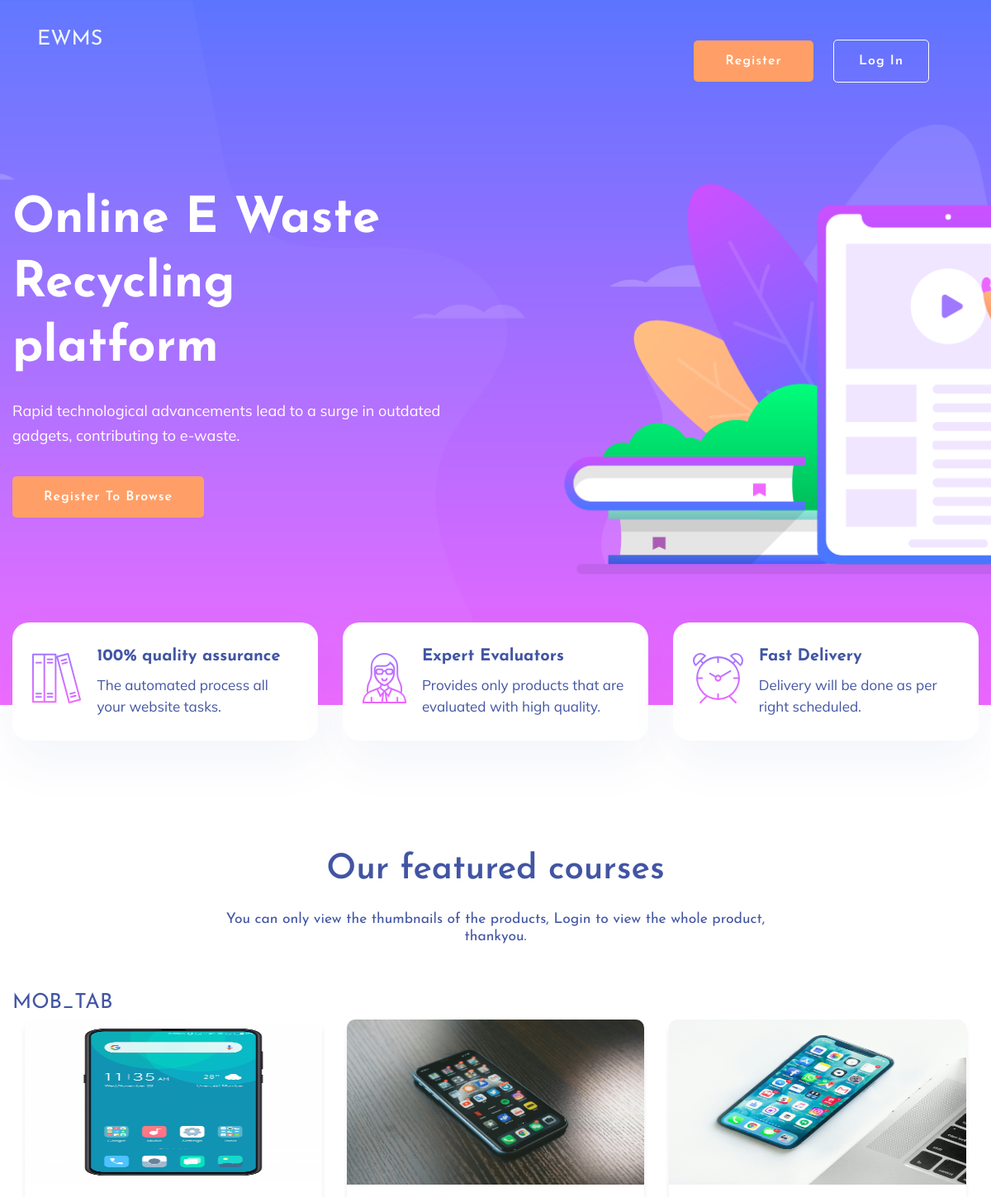
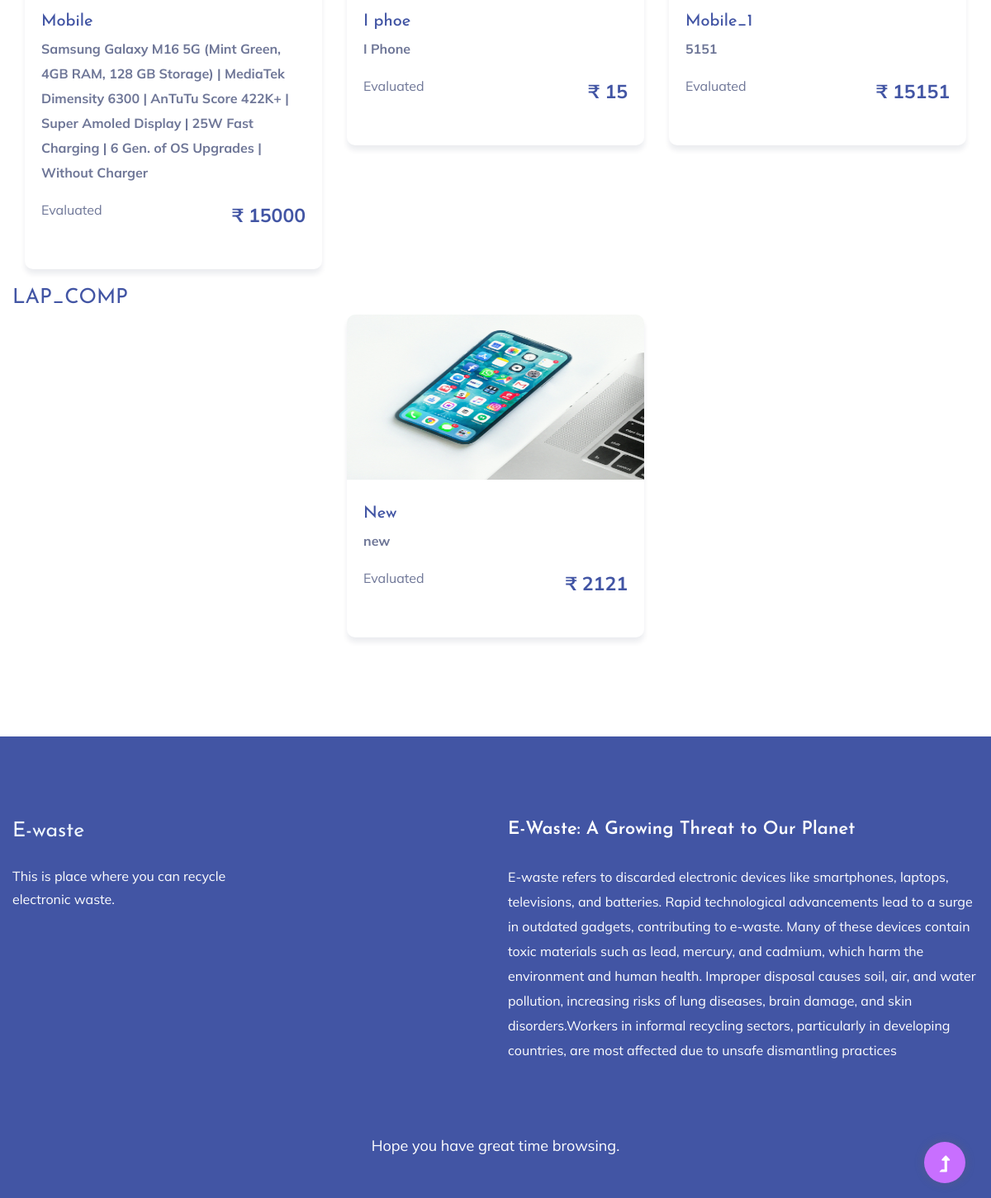
The page / on the database its author committed (2 pictures, top to bottom).
### events/models.py (models this page shows, shortened)
class product(models.Model):
    product_id = models.BigAutoField(primary_key=True, auto_created=True)
    product_seller = models.ForeignKey(userFull, on_delete=models.CASCADE)
    product_name = models.CharField(max_length=100, null=True)
    product_category = models.CharField(max_length=10, choices=PRODUCT_CATEGORIES, default='OTH')
    product_description = models.CharField(max_length=5000)
    product_image_1 = models.ImageField(upload_to='product_photos/', null=True, blank=True)
    product_image_2 = models.ImageField(upload_to='product_photos/', null=True, blank=True)
    product_image_3 = models.ImageField(upload_to='product_photos/', null=True, blank=True)
    product_image_4 = models.ImageField(upload_to='product_photos/', null=True, blank=True)
    product_bought_price = models.IntegerField(null=True, default=0)
    product_bought_date = models.DateTimeField(null=True, blank=True)
    product_evaluation_status = models.IntegerField(null=True, default=0)
    product_evaluation_score = models.IntegerField(null=True, default=0)
    product_discount = models.IntegerField(default=0)
    product_sell_price = models.IntegerField(default=0)
    product_sold = models.IntegerField(default=0)
    product_onDelivery = models.IntegerField(default=0)
    class Meta:
        db_table = 'Product'

### events/views.py (the view)
# urls.py: path('', views.index, name='Index'),
def index(request):
    categories = product.objects.values_list('product_category', flat=True).distinct()
    categorized_products = {category: product.objects.filter(product_category=category) for category in categories}
    return render(request,'index.html', {'categorized_products': categorized_products})

### templates/index.html (shortened to what this page needs)
{% load static %}
<!DOCTYPE html>
<html lang="en">
<head>
    <link rel="stylesheet" href="{% static 'assets/css/bootstrap.min.css' %}">
    <link rel="stylesheet" href="{% static 'assets/css/owl.carousel.min.css' %}">
    <link rel="stylesheet" href="{% static 'assets/css/slicknav.css' %}">
    <link rel="stylesheet" href="{% static 'assets/css/flaticon.css' %}">
    <link rel="stylesheet" href="{% static 'assets/css/progressbar_barfiller.css' %}">
    <link rel="stylesheet" href="{% static 'assets/css/gijgo.css' %}">
    <link rel="stylesheet" href="{% static 'assets/css/animate.min.css' %}">
    <link rel="stylesheet" href="{% static 'assets/css/animated-headline.css' %}">
    <link rel="stylesheet" href="{% static 'assets/css/magnific-popup.css' %}">
    <link rel="stylesheet" href="{% static 'assets/css/fontawesome-all.min.css' %}">
    <link rel="stylesheet" href="{% static 'assets/css/themify-icons.css' %}">
    <link rel="stylesheet" href="{% static 'assets/css/slick.css' %}">
    <link rel="stylesheet" href="{% static 'assets/css/nice-select.css' %}">
    <link rel="stylesheet" href="{% static 'assets/css/style.css' %}">
</head>
<body>
    <header>
        <div class="header-area header-transparent">
            <div class="main-header ">
                <div class="header-bottom  header-sticky">
                    <div class="container-fluid">
                        <div class="row align-items-center">
                            <div class="col-xl-2 col-lg-2">
                                <div class="logo">
                                    <a href="{% url 'Index' %}">
                                        <h1 style="color: aliceblue;">EWMS</h1>
                                    </a>
                                </div>
                            </div>
                            <div class="col-xl-10 col-lg-10">
                                <div class="menu-wrapper d-flex align-items-center justify-content-end">
                                    <div class="main-menu d-none d-lg-block">
                                        <nav>
                                            <ul id="navigation">
                                                <li class="active"><a href="{% url 'Index' %}"></a></li>
                                                <li class="button-header margin-left "><a href="{% url 'Signup' %}"
                                                        class="btn">Register</a>
                                                </li>
                                                <li class="button-header"><a href="{% url 'Login' %}"
                                                        class="btn btn3">Log in</a>
                                                </li>
                                            </ul>
                                        </nav>
                                    </div>
                                </div>
                            </div>
                            <div class="col-12">
                            </div>
                        </div>
                    </div>
                </div>
            </div>
        </div>
    </header>
    <main>
        <section class="slider-area ">
            <div class="slider-active">
                <div class="single-slider slider-height d-flex align-items-center">
                    <div class="container">
                        <div class="row">
                            <div class="col-xl-6 col-lg-7 col-md-12">
                                <div class="hero__caption">
                                    <h1 data-animation="fadeInLeft" data-delay="0.2s">Online E Waste Recycling<br> platform</h1>
                                    <p data-animation="fadeInLeft" data-delay="0.4s">Rapid technological advancements lead to a surge in
                                        outdated gadgets, contributing to e-waste.</p>
                                    <a href="{% url 'eval_loginForm' %}" class="btn hero-btn" data-animation="fadeInLeft" data-delay="0.7s">Register to browse</a>
                                </div>
                            </div>
                        </div>
                    </div>
                </div>
            </div>
        </section>
        <div class="services-area">
            <div class="container">
                <div class="row justify-content-sm-center">
                    <div class="col-lg-4 col-md-6 col-sm-8">
                        <div class="single-services mb-30">
                            <div class="features-icon">
                                <img src="{% static 'assets/img/icon/icon1.svg' %}" alt="">
                            </div>
                            <div class="features-caption">
                                <h3>100% quality assurance</h3>
                                <p>The automated process all your website tasks.</p>
                            </div>
                        </div>
                    </div>
                    <div class="col-lg-4 col-md-6 col-sm-8">
                        <div class="single-services mb-30">
                            <div class="features-icon">
                                <img src="{% static 'assets/img/icon/icon2.svg' %}" alt="">
                            </div>
                            <div class="features-caption">
                                <h3>Expert Evaluators</h3>
                                <p>Provides only products that are evaluated with high quality.</p>
                            </div>
                        </div>
                    </div>
                    <div class="col-lg-4 col-md-6 col-sm-8">
                        <div class="single-services mb-30">
                            <div class="features-icon">
                                <img src="{% static 'assets/img/icon/icon3.svg' %}" alt="">
                            </div>
                            <div class="features-caption">
                                <h3>Fast Delivery</h3>
                                <p>Delivery will be done as per right scheduled.</p>
                            </div>
                        </div>
                    </div>
                </div>
            </div>
        </div>
        <div class="courses-area section-padding40 fix">
            <div class="container">
                <div class="row justify-content-center">
                    <div class="col-xl-7 col-lg-8">
                        <div class="section-tittle text-center mb-55">
                            <h2>Our featured courses</h2>
                            <h3>You can only view the thumbnails of the products, Login to view the whole product, thankyou.</h3>
                        </div>
                    </div>
                </div>
                {% for category, products in categorized_products.items %}
                <h1>{{ category }}</h1>
                <div class="courses-actives">
                    {% for product in products %}
                    <div class="properties pb-20">
                        <div class="properties__card">
                            <img style="width:100%; height: 200px; border-radius: 10px 10px 0px 0px;"
                                src="{{ product.product_image_1.url }}" alt="{{ product.product_description }}">
                            <div class="properties__caption">
                                <h3>{{ product.product_name }}</h3>
                                <p style="font-size: 16px;">
                                    <strong
                                        style="font-size: 16px; padding-right: 15px;">{{ product.product_description }}</strong>
                                </p>
                                <div class="properties__footer d-flex justify-content-between align-items-center">
                                    <div class="restaurant-name">
                                        <p>Evaluated</p>
                                    </div>
                                    <div class="price">
                                        <span>₹ {{ product.product_sell_price }}</span>
                                    </div>
                                </div>
                            </div>
                        </div>
                    </div>
                    {% endfor %}
                </div>
                {% endfor %}
            </div>
        </div>
    </main>
    <footer>
        <div class="footer-wrappper footer-bg">
            <div class="footer-area footer-padding">
                <div class="container">
                    <div class="row justify-content-between">
                        <div class="col-xl-4 col-lg-5 col-md-4 col-sm-6">
                            <div class="single-footer-caption mb-50">
                                <div class="single-footer-caption mb-30">
                                    <div class="footer-logo mb-25">
                                        <a href="{% url 'Index' %}">
                                            <h1 style="color: aliceblue;">E-waste</h1>
                                        </a>
                                    </div>
                                    <div class="footer-tittle">
                                        <div class="footer-pera">
                                            <p>This is place where you can recycle electronic waste.</p>
                                        </div>
                                    </div>
                                </div>
                            </div>
                        </div>
                        <div class="col-xl-6 col-lg-5 col-md-6 col-sm-6">
                            <div class="single-footer-caption mb-50">
                                <div class="footer-tittle">
                                    <h4>E-Waste: A Growing Threat to Our Planet</h4>
                                    <p>
                                        E-waste refers to discarded electronic devices like smartphones, laptops,
                                        televisions, and batteries. Rapid technological advancements lead to a surge in
                                        outdated gadgets, contributing to e-waste. Many of these devices contain toxic
                                        materials such as lead, mercury, and cadmium, which harm the environment and
                                        human health. Improper disposal causes soil, air, and water pollution,
                                        increasing risks of lung diseases, brain damage, and skin disorders.Workers in
                                        informal recycling sectors, particularly in developing countries, are most
                                        affected due to unsafe dismantling practices</p>
                                </div>
                            </div>
                        </div>
                    </div>
                </div>
                <div class="footer-bottom-area">
                    <div class="container">
                        <div class="footer-border">
                            <div class="row d-flex align-items-center">
                                <div class="col-xl-12 ">
                                    <div class="footer-copy-right text-center">
                                        <p>Hope you have great time browsing.</p>
                                    </div>
                                </div>
                            </div>
                        </div>
                    </div>
                </div>
            </div>
        </div>
    </footer>
    <div id="back-top">
        <a title="Go to Top" href="#"> <i class="fas fa-level-up-alt"></i></a>
    </div>
</body>
</html>

### rows shown on the page
product: product_image_1 (picture), product_name "Mobile", product_description "Samsung Galaxy M16 5G (Mint Green, 4GB RAM, 128 GB Storage) | MediaTek Dimensity 6300 | AnTuTu Score 422K+ | Super Amoled Display | 25W Fast Charging | 6 Gen. of OS Upgrades | Without Charger", product_sell_price "15000"
product: product_image_1 (picture), product_name "I phoe", product_description "I Phone", product_sell_price "15"
product: product_image_1 (picture), product_name "Mobile_1", product_description "5151", product_sell_price "15151"
product: product_image_1 (picture), product_name "New", product_description "new", product_sell_price "2121"

### other values the page prints
{{ category }} "MOB_TAB" "LAP_COMP"
